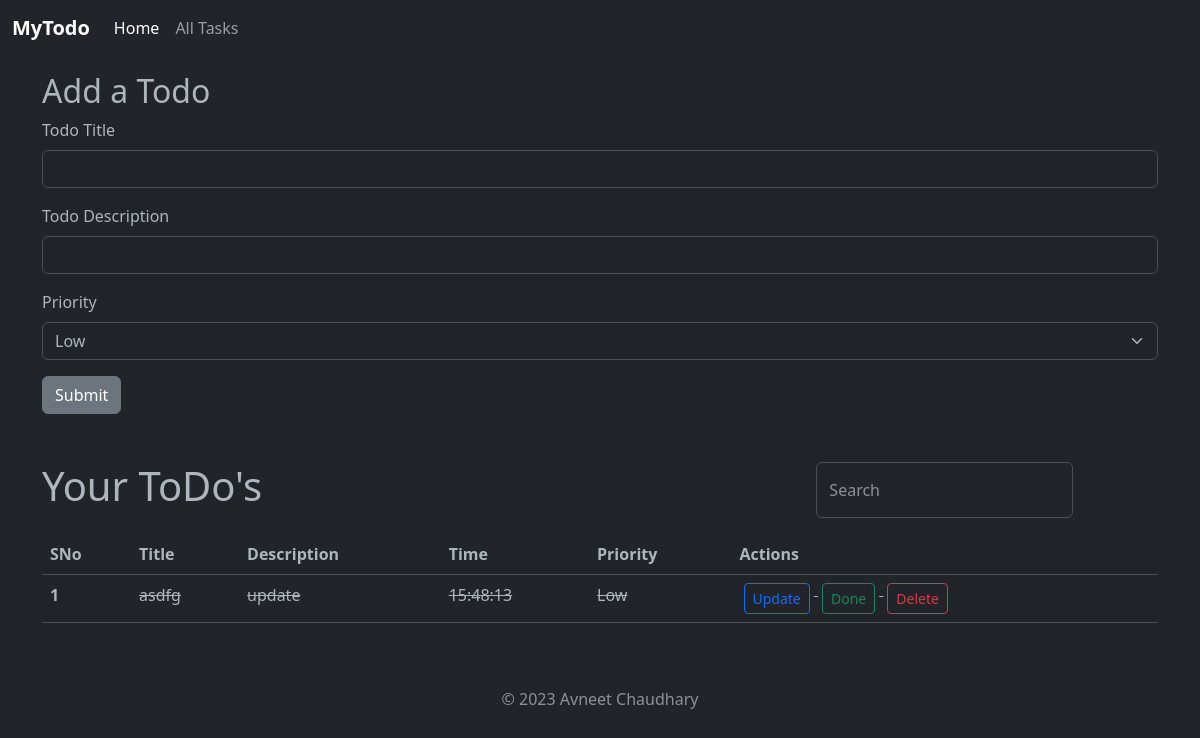
The page / on the database its author committed.
### app.py (models this page shows, shortened)
class Todo(db.Model):
    sno = db.Column(db.Integer, primary_key=True)
    title = db.Column(db.String(200), nullable=False)
    desc = db.Column(db.String(500), nullable=False)
    date_created = db.Column(
        db.String(8), default=datetime.now().strftime('%H:%M:%S'))
    completed = db.Column(db.Boolean, default=False)
    priority = db.Column(db.Integer, default=1)  # Add the priority column

### app.py (the view, shortened to what this page needs)
@app.route('/', methods=['GET', 'POST'])
def index():
    allTodo = Todo.query.order_by(Todo.priority.desc()).all()
    return render_template("index.html", allTodo=allTodo)

### templates/index.html (shortened to what this page needs)
{% extends 'base.html' %}
{% block body %}
<div class="container my-3">
    <h2>Add a Todo</h2>
    <form action="/" method="POST">
        <div class="mb-3">
            <label for="title" class="form-label">Todo Title</label>
            <input type="text" class="form-control" name="title" id="title" aria-describedby="emailHelp" required>
        </div>
        <div class="mb-3">
            <label for="desc" class="form-label">Todo Description</label>
            <input type="text" class="form-control" name="desc" id="desc" required>
        </div>
        <div class="mb-3">
            <label for="priority" class="form-label">Priority</label>
            <select class="form-select" name="priority" id="priority" required>
                <option value="1">Low</option>
            </select>
        </div>
        <button type="submit" class="btn btn-secondary">Submit</button>
    </form>
</div>
<div class="container my-5">
    <div class="d-flex justify-content-between mb-3">
        <h1>Your ToDo's</h1>
        <form action="/search" method="GET" class="d-flex">
            <input class="form-control me-2" type="search" name="search" placeholder="Search" aria-label="Search">
            <button class="btn btn-outline-dark" type="submit">Search</button>
        </form>
    </div>
    <table class="table">
        <thead>
            <tr>
                <th scope="col">SNo</th>
                <th scope="col">Title</th>
                <th scope="col">Description</th>
                <th scope="col">Time</th>
                <th scope="col">Priority</th>
                <th scope="col">Actions</th>
            </tr>
        </thead>
        <tbody>
            {% if allTodo|length == 0 %}
            <tr>
                <td colspan="6">
                    <div class="alert alert-dark" role="alert">
                        No Todo's found, Add your first Todo!
                    </div>
                </td>
            </tr>
            {% else %}
            {% for todo in allTodo %}
            <tr {% if todo.completed %}class="completed-task" {% endif %}>
                <th scope="row">{{ loop.index }}</th>
                <td>{{ todo.title }}</td>
                <td>{{ todo.desc }}</td>
                <td>{{ todo.date_created }}</td>
                <td>
                    {% if todo.priority == 1 %}
                    Low
                    {% elif todo.priority == 2 %}
                    Medium
                    {% elif todo.priority == 3 %}
                    High
                    {% endif %}
                </td>
                <td>
                    <form action="{{ url_for('delete', sno=todo.sno) }}" method="post"
                        onsubmit="return confirm('Are you sure you want to delete this task?')">
                        <a href="/update/{{ todo.sno }}" type="button"
                            class="btn btn-outline-primary btn-sm mx-1">Update</a>
                        <a href="/done/{{ todo.sno }}" type="button" class="btn btn-outline-success btn-sm mx-1"
                            data-bs-toggle="tooltip" title="Mark as Done">Done</a>
                        <button type="submit" class="btn btn-outline-danger btn-sm mx-1">Delete</button>
                    </form>
                </td>
            </tr>
            {% endfor %}
            {% endif %}
        </tbody>
    </table>
    {% set is_search_performed = request.args.get('search') %}
</div>
{% endblock body %}

### templates/base.html (style rules this page uses)
.completed-task td { text-decoration: line-through; }

### rows shown on the page
Todo: title "asdfg", desc "update", date_created "15:48:13", priority "Low"
